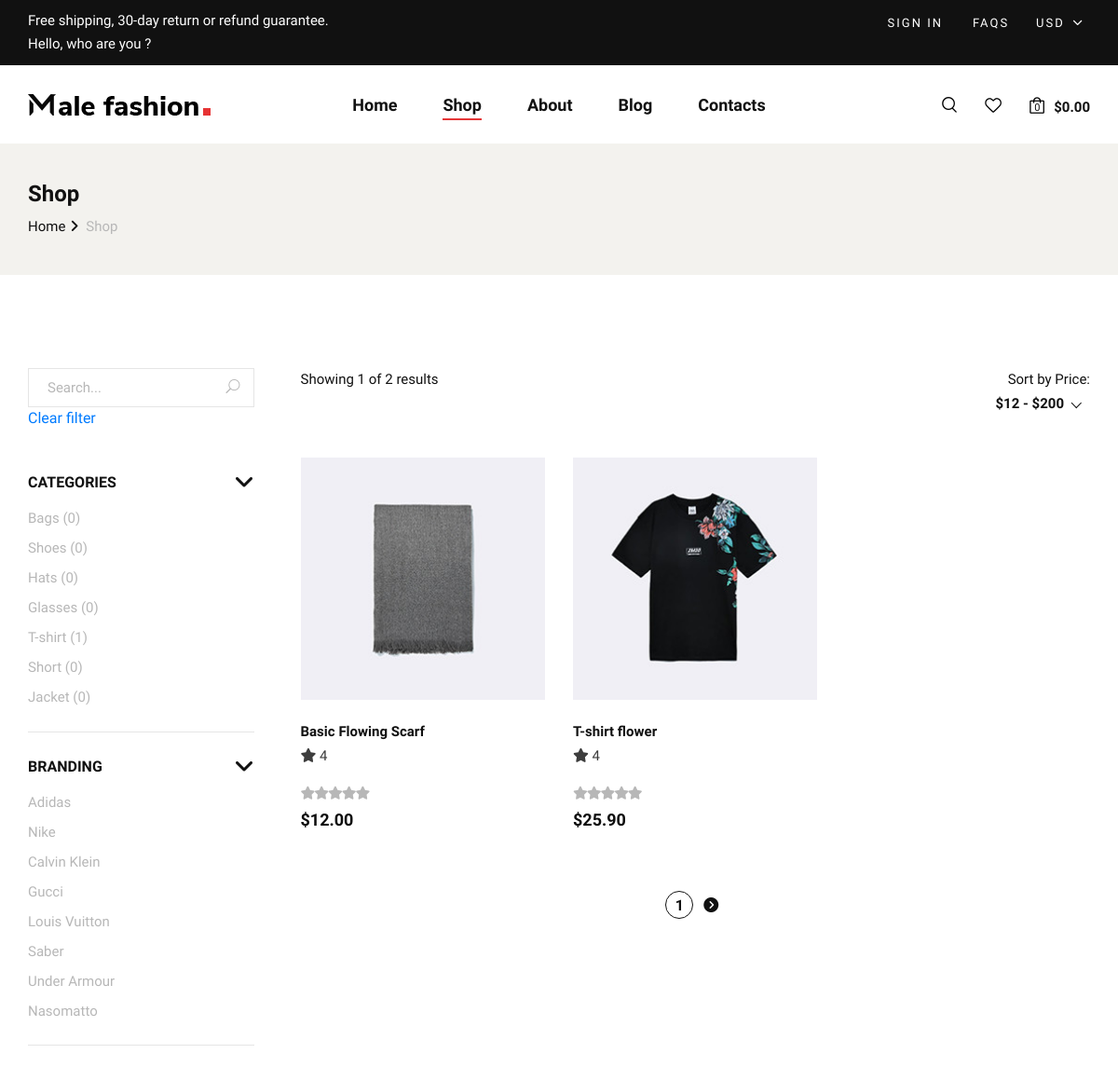
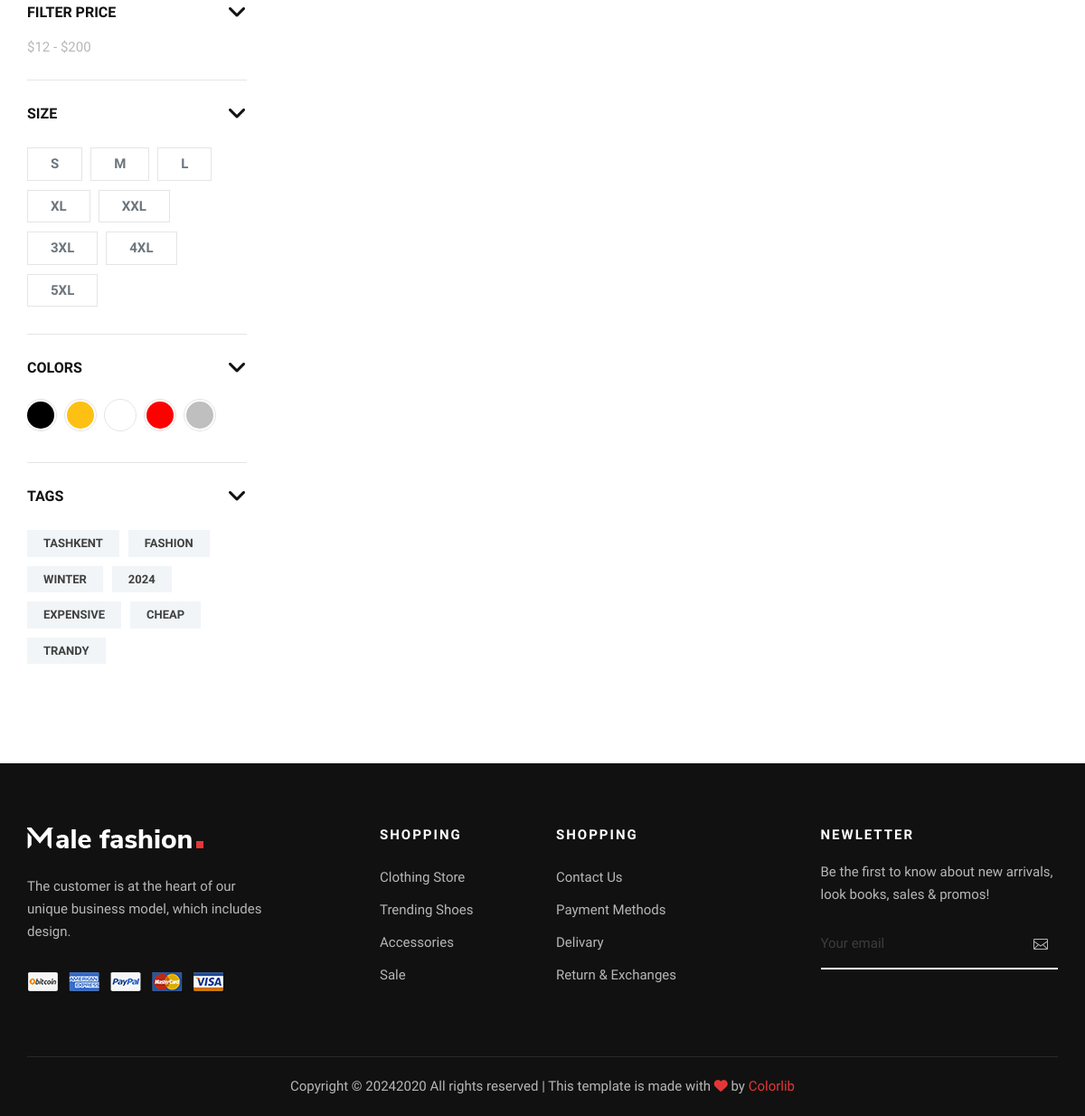
The app's page /shop/ with its own data (2 pictures, top to bottom).
### products/models.py (models this page shows, shortened)
class CategoryModel(models.Model):
    title = models.CharField(max_length=24)
    class Meta:
        verbose_name = "Category"
        verbose_name_plural = "Categories"

class BrandModel(models.Model):
    title = models.CharField(max_length=24)
    class Meta:
        verbose_name = "Brand"
        verbose_name_plural = "Brands"

class SizeModel(models.Model):
    title = models.CharField(max_length=24)
    class Meta:
        verbose_name = "Size"
        verbose_name_plural = "Sizes"

class TagModel(models.Model):
    title = models.CharField(max_length=24)
    class Meta:
        verbose_name = "Tag"
        verbose_name_plural = "Tags"

class ProductModel(models.Model):
    name = models.CharField(max_length=36)
    description = models.TextField()
    price = models.DecimalField(max_digits=8, decimal_places=2)
    image = models.ImageField(upload_to='products/')
    rating = models.PositiveIntegerField(default=1, validators=[rating_value_validate])
    discount = models.PositiveIntegerField(default=0)
    category = models.ForeignKey(CategoryModel, on_delete=models.CASCADE, related_name="products")
    brand = models.ForeignKey(BrandModel, on_delete=models.CASCADE)
    sizes = models.ManyToManyField(SizeModel)
    colors = models.ManyToManyField(ColorModel)
    tags = models.ManyToManyField(TagModel)
    created_at = models.DateTimeField(auto_now_add=True)
    updated_at = models.DateTimeField(auto_now=True)
    class Meta:
        verbose_name = "Product"
        verbose_name_plural = "Products"

### pages/views.py (the view)
# urls.py: path('shop/', ShopPageView.as_view(), name='shop'),
class ShopPageView(ListView):
    template_name = "shop.html"
    model = ProductModel
    context_object_name = "products"
    paginate_by = 2
    def get_context_data(self, **kwargs):
        context = super().get_context_data(**kwargs)
        context["categories"] = CategoryModel.objects.all()
        context["brands"] = BrandModel.objects.all()
        context["sizes"] = SizeModel.objects.all()
        context["colors"] = ColorModel.objects.all()
        context["tags"] = TagModel.objects.all()
        context["min_price"] = ProductModel.objects.aggregate(min_price=Min('price'))['min_price']
        context["max_price"] = ProductModel.objects.aggregate(min_price=Max('price'))['min_price']
        return context
    def get_queryset(self):
        products = ProductModel.objects.all().order_by('price')
        q = self.request.GET.get("q")
        tag = self.request.GET.get("tag")
        sort = self.request.GET.get("sort")
        category = self.request.GET.get("category")
        brand = self.request.GET.get("brand")
        color = self.request.GET.get("color")
        size = self.request.GET.get("size")
        if q:
            products = products.filter(name__icontains=q)
        elif tag:
            products = products.filter(tags__title=tag)
        elif category:
            products = products.filter(category__title=category)
        elif brand:
            products = products.filter(brand__title=brand)
        elif size:
            products = products.filter(size__title=size)
        elif color:
            products = products.filter(colors__name=color)
        elif sort:
            products = products.order_by(sort)
        return products

### templates/shop.html (shortened to what this page needs)
{% extends 'layouts/base.html' %}
{% block content %}
{% load my_tags %}
{% load static %}
    <section class="breadcrumb-option">
        <div class="container">
            <div class="row">
                <div class="col-lg-12">
                    <div class="breadcrumb__text">
                        <h4>Shop</h4>
                        <div class="breadcrumb__links">
                            <a href="./index.html">Home</a>
                            <span>Shop</span>
                        </div>
                    </div>
                </div>
            </div>
        </div>
    </section>
    <section class="shop spad">
        <div class="container">
            <div class="row">
                <div class="col-lg-3">
                    <div class="shop__sidebar">
                        <div class="shop__sidebar__search">
                            <form method="GET">
                                <input name="q"  type="text" placeholder="Search...">
                                <button type="submit"><span class="icon_search"></span></button>
                            </form>
                            <a class="text-primary" href="{% url 'pages:shop' %}">Clear filter</a>
                        </div>
                        <div class="shop__sidebar__accordion">
                            <div class="accordion" id="accordionExample">
                                <div class="card">
                                    <div class="card-heading">
                                        <a data-toggle="collapse" data-target="#collapseOne">Categories</a>
                                    </div>
                                    <div id="collapseOne" class="collapse show" data-parent="#accordionExample">
                                        <div class="card-body">
                                            <div class="shop__sidebar__categories">
                                                <ul class="nice-scroll">
                                                   {% for category in categories %}
                                                    <li><a href="{% url 'pages:shop' %}?category={{ category.title }}">{{ category.title }} ({{ category.products.all.count }})</a></li>
                                                   {% endfor %}
                                                </ul>
                                            </div>
                                        </div>
                                    </div>
                                </div>
                                <div class="card">
                                    <div class="card-heading">
                                        <a data-toggle="collapse" data-target="#collapseTwo">Branding</a>
                                    </div>
                                    <div id="collapseTwo" class="collapse show" data-parent="#accordionExample">
                                        <div class="card-body">
                                            <div class="shop__sidebar__brand">
                                                <ul>
                                                    {% for brand in brands %}
                                                        <li><a href="{% url 'pages:shop' %}?brand={{ brand.title }}">{{ brand.title }}</a></li>
                                                    {% endfor %}
                                                </ul>
                                            </div>
                                        </div>
                                    </div>
                                </div>
                                <div class="card">
                                    <div class="card-heading">
                                        <a data-toggle="collapse" data-target="#collapseThree">Filter Price</a>
                                    </div>
                                    <div id="collapseThree" class="collapse show" data-parent="#accordionExample">
                                        <div class="card-body">
                                            <div class="shop__sidebar__price">
                                                <ul>
                                                    <li><a href="#">${{ min_price }} - ${{ max_price }}</a></li>
                                                </ul>
                                            </div>
                                        </div>
                                    </div>
                                </div>
                                <div class="card">
                                    <div class="card-heading">
                                        <a data-toggle="collapse" data-target="#collapseFour">Size</a>
                                    </div>
                                    <div id="collapseFour" class="collapse show" data-parent="#accordionExample">
                                        <div class="card-body">
                                            <div class="shop__sidebar__size">
                                                {% for size in sizes %}
                                                    <label for="{{ size.title }}"><a class="text-secondary" href="{% url 'pages:shop' %}?size={{ size.title }}">{{ size.title }}</a>
                                                    </label>
                                                {% endfor %}
                                            </div>
                                        </div>
                                    </div>
                                </div>
                                <div class="card">
                                    <div class="card-heading">
                                        <a data-toggle="collapse" data-target="#collapseFive">Colors</a>
                                    </div>
                                    <div id="collapseFive" class="collapse show" data-parent="#accordionExample">
                                        <div class="card-body">
                                            <div class="shop__sidebar__color">
                                                {% for color in colors %}
                                                <a href="{% url 'pages:shop' %}?color={{ color.name }}">
                                                        <label style="background-color: {{ color.code }};" for="">
                                                        </label>
                                                </a>
                                                {% endfor %}
                                            </div>
                                        </div>
                                    </div>
                                </div>
                                <div class="card">
                                    <div class="card-heading">
                                        <a data-toggle="collapse" data-target="#collapseSix">Tags</a>
                                    </div>
                                    <div id="collapseSix" class="collapse show" data-parent="#accordionExample">
                                        <div class="card-body">
                                            <div class="shop__sidebar__tags">
                                                {% for tag in tags %}
                                                    <a href="{% url 'pages:shop' %}?tag={{ tag.title }}">{{ tag.title }}</a>
                                                {% endfor %}
                                            </div>
                                        </div>
                                    </div>
                                </div>
                            </div>
                        </div>
                    </div>
                </div>
                <div class="col-lg-9">
                    <div class="shop__product__option">
                        <div class="row">
                            <div class="col-lg-6 col-md-6 col-sm-6">
                                <div class="shop__product__option__left">
                                    <p>Showing {{ page_obj.number }} of {{ page_obj.paginator.num_pages }} results</p>
                                </div>
                            </div>
                            <div class="col-lg-6 col-md-6 col-sm-6">
                                <div class="shop__product__option__right">
                                    <p>Sort by Price:</p>
                                    <form method="GET">
                                    </form>
                                </div>
                            </div>
                        </div>
                    </div>
                    <div class="row">
                        {% for product in products %}
                        <div class="col-lg-4 col-md-6 col-sm-6">
                            <div class="product__item">
                                <div class="product__item__pic set-bg" data-setbg="{{ product.image.url }}">
                                </div>
                                <div class="product__item__text">
                                    <h6>{{ product.name }}</h6>
                                    <p><i class="fa fa-star-o"></i> 4</p>
                                    <div class="rating">
                                            <i class="fa fa-star-o"></i>
                                            <i class="fa fa-star-o"></i>
                                            <i class="fa fa-star-o"></i>
                                            <i class="fa fa-star-o"></i>
                                            <i class="fa fa-star-o"></i>
                                    </div>
                                    <h5>${{ product.price }}</h5>
                                </div>
                            </div>
                        </div>
                        {% endfor %}
                    </div>
                    <div class="row">
                        <div class="col-lg-12">
                            <div class="product__pagination">
                                <a class="active" href="#">{{ page_obj.number }}</a>
                                {% if page_obj.has_next %}
                                    <a href="?page={{ page_obj.next_page_number }}"><i class="fa-solid fa-circle-chevron-right"></i></a>
                                {% endif %}
                            </div>
                        </div>
                    </div>
                </div>
            </div>
        </div>
    </section>
{% endblock %}

### records on screen
CategoryModel: title "Bags", products.all.count "0"
CategoryModel: title "Shoes", products.all.count "0"
CategoryModel: title "Hats", products.all.count "0"
CategoryModel: title "Glasses", products.all.count "0"
CategoryModel: title "T-shirt", products.all.count "1"
CategoryModel: title "Short", products.all.count "0"
CategoryModel: title "Jacket", products.all.count "0"
BrandModel: title "Adidas"
BrandModel: title "Nike"
BrandModel: title "Calvin Klein"
BrandModel: title "Gucci"
BrandModel: title "Louis Vuitton"
BrandModel: title "Saber"
BrandModel: title "Under Armour"
BrandModel: title "Nasomatto"
SizeModel: title "S"
SizeModel: title "M"
SizeModel: title "L"
SizeModel: title "XL"
SizeModel: title "XXL"
SizeModel: title "3XL"
SizeModel: title "4XL"
SizeModel: title "5XL"
TagModel: title "TASHKENT"
TagModel: title "FASHION"
TagModel: title "WINTER"
TagModel: title "2024"
TagModel: title "EXPENSIVE"
TagModel: title "CHEAP"
TagModel: title "TRANDY"
ProductModel: shows a picture, name "Basic Flowing Scarf", price "12.00"
ProductModel: shows a picture, name "T-shirt flower", price "25.90"

### other values on screen
{{ min_price }} "12"
{{ max_price }} "200"
{{ page_obj.number }} "1"
{{ page_obj.paginator.num_pages }} "2"
